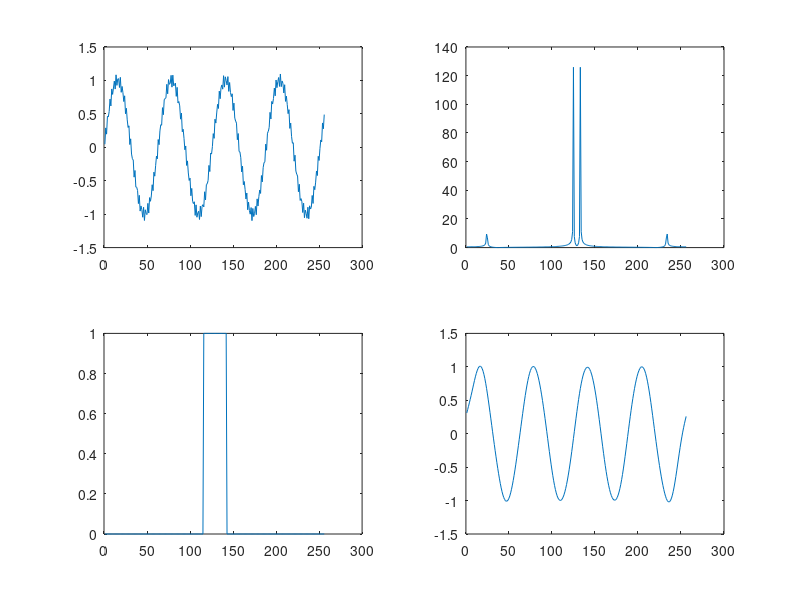

Source code (MATLAB):
x = 1 : 256;
y = sin(0.1 * x) + 0.1 * sin(10 * x);
subplot(2, 2, 1);
plot(x, y);

Y = fft(y);
Y = fftshift(Y);
Y_mag = abs(Y);
subplot(2, 2, 2);
plot(x, Y_mag);

[v, i] = max(Y_mag);
[v, j] = max(flip(Y_mag));
j = length(Y_mag) - j + 1;

Y(1 : (i-10)) = 0i;
Y((j+10) : end) = 0i;

f = ones(size(x));
f(1 : (i-10)) = 0;
f((j + 10) : end) = 0;
subplot(2, 2, 3);
plot(x, f);

Y = ifftshift(Y);
y = ifft(Y);
subplot(2, 2, 4);
plot(x, y);
